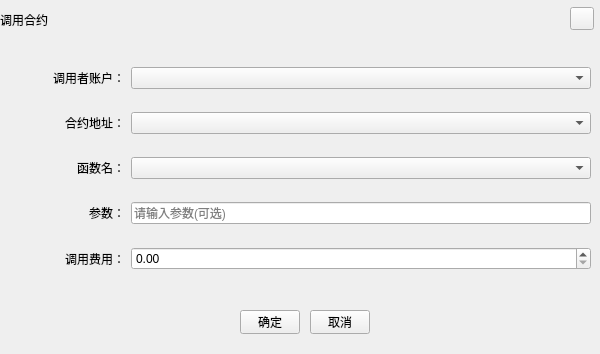
<?xml version="1.0" encoding="UTF-8"?>
<ui version="4.0">
 <class>CallContractWidgetCTC</class>
 <widget class="QDialog" name="CallContractWidgetCTC">
  <property name="geometry">
   <rect>
    <x>0</x>
    <y>0</y>
    <width>600</width>
    <height>354</height>
   </rect>
  </property>
  <property name="windowTitle">
   <string>Dialog</string>
  </property>
  <widget class="QToolButton" name="cancelBtn">
   <property name="geometry">
    <rect>
     <x>310</x>
     <y>310</y>
     <width>60</width>
     <height>24</height>
    </rect>
   </property>
   <property name="cursor">
    <cursorShape>PointingHandCursor</cursorShape>
   </property>
   <property name="text">
    <string>取消</string>
   </property>
  </widget>
  <widget class="QToolButton" name="okBtn">
   <property name="geometry">
    <rect>
     <x>240</x>
     <y>310</y>
     <width>60</width>
     <height>24</height>
    </rect>
   </property>
   <property name="cursor">
    <cursorShape>PointingHandCursor</cursorShape>
   </property>
   <property name="text">
    <string>确定</string>
   </property>
  </widget>
  <widget class="QLabel" name="title_Label">
   <property name="geometry">
    <rect>
     <x>0</x>
     <y>0</y>
     <width>600</width>
     <height>40</height>
    </rect>
   </property>
   <property name="text">
    <string>调用合约</string>
   </property>
  </widget>
  <widget class="QToolButton" name="closeBtn">
   <property name="geometry">
    <rect>
     <x>570</x>
     <y>7</y>
     <width>24</width>
     <height>23</height>
    </rect>
   </property>
   <property name="cursor">
    <cursorShape>PointingHandCursor</cursorShape>
   </property>
   <property name="text">
    <string/>
   </property>
  </widget>
  <widget class="QWidget" name="layoutWidget">
   <property name="geometry">
    <rect>
     <x>10</x>
     <y>50</y>
     <width>581</width>
     <height>241</height>
    </rect>
   </property>
   <layout class="QGridLayout" name="gridLayout" columnstretch="1,4">
    <item row="2" column="1">
     <widget class="QComboBox" name="function"/>
    </item>
    <item row="0" column="0">
     <widget class="QLabel" name="label_2">
      <property name="text">
       <string>调用者账户：</string>
      </property>
      <property name="alignment">
       <set>Qt::AlignRight|Qt::AlignTrailing|Qt::AlignVCenter</set>
      </property>
     </widget>
    </item>
    <item row="0" column="1">
     <widget class="QComboBox" name="callAddress"/>
    </item>
    <item row="1" column="1">
     <widget class="QComboBox" name="contractAddress"/>
    </item>
    <item row="2" column="0">
     <widget class="QLabel" name="label_3">
      <property name="text">
       <string>函数名：</string>
      </property>
      <property name="alignment">
       <set>Qt::AlignRight|Qt::AlignTrailing|Qt::AlignVCenter</set>
      </property>
     </widget>
    </item>
    <item row="1" column="0">
     <widget class="QLabel" name="label">
      <property name="text">
       <string>合约地址：</string>
      </property>
      <property name="alignment">
       <set>Qt::AlignRight|Qt::AlignTrailing|Qt::AlignVCenter</set>
      </property>
     </widget>
    </item>
    <item row="3" column="1">
     <widget class="QLineEdit" name="param">
      <property name="placeholderText">
       <string>请输入参数(可选)</string>
      </property>
     </widget>
    </item>
    <item row="3" column="0">
     <widget class="QLabel" name="label_4">
      <property name="text">
       <string>参数：</string>
      </property>
      <property name="alignment">
       <set>Qt::AlignRight|Qt::AlignTrailing|Qt::AlignVCenter</set>
      </property>
     </widget>
    </item>
    <item row="4" column="0">
     <widget class="QLabel" name="label_5">
      <property name="text">
       <string>调用费用：</string>
      </property>
      <property name="alignment">
       <set>Qt::AlignRight|Qt::AlignTrailing|Qt::AlignVCenter</set>
      </property>
     </widget>
    </item>
    <item row="4" column="1">
     <widget class="QDoubleSpinBox" name="fee"/>
    </item>
   </layout>
  </widget>
  <zorder>cancelBtn</zorder>
  <zorder>okBtn</zorder>
  <zorder>title_Label</zorder>
  <zorder>layoutWidget</zorder>
  <zorder>closeBtn</zorder>
 </widget>
 <resources/>
 <connections/>
</ui>
